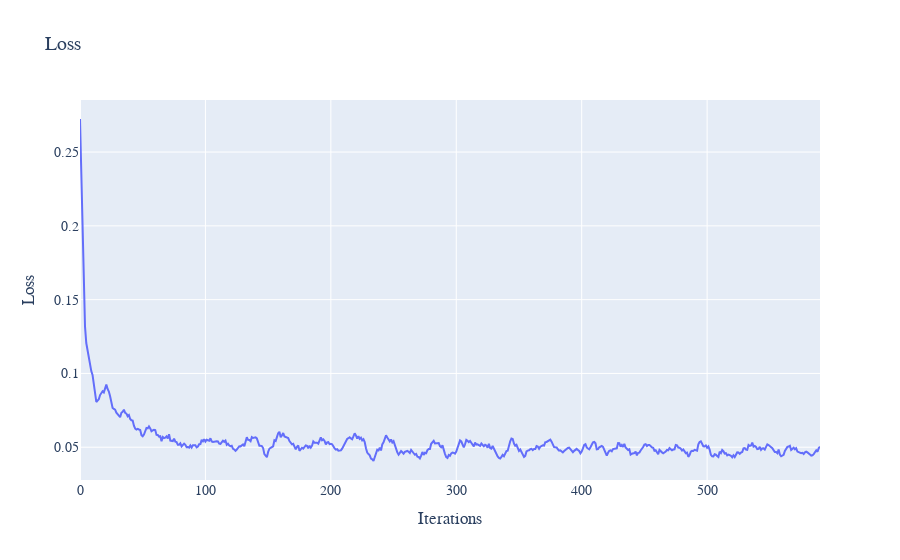

The notebook cell this image was saved under:
### Code cell
eq = OPINION()
model = MODEL_CONFIG = {
    "hidden_dim": 64,
    "learning_rate": 1e-3,
    "loss_weights": (1, 1),
    "sampling_method": "uniform",
    "lr_decay": 0.98,
    "network_type": "FF",
    "optimiser": "Adam",
    "method": "Galerkin"
}
solver = DeepPDESolver(model, eq)
solver.load(path)
losses = list(solver.train(600))
plot_losses(losses)

### Figure 1 — Plotly figure (JSON) as saved in the notebook; plotly's stock layout.template omitted (floating-point values rounded to 4 significant figures; data arrays with more than 128 entries replaced by an {"elided": "..."} marker saying what was removed)
{"data": [{"mode": "lines", "name": "Error at x=0.1", "type": "scatter", "x": {"elided": "591 int values"}, "xaxis": "x", "y": {"elided": "591 float values"}, "yaxis": "y"}], "layout": {"font": {"family": "Courier New, monospace", "size": 14}, "title": {"text": "Loss"}, "xaxis": {"anchor": "y", "domain": [0, 1], "title": {"text": "Iterations"}}, "yaxis": {"anchor": "x", "domain": [0, 1], "title": {"text": "Loss"}}}}
